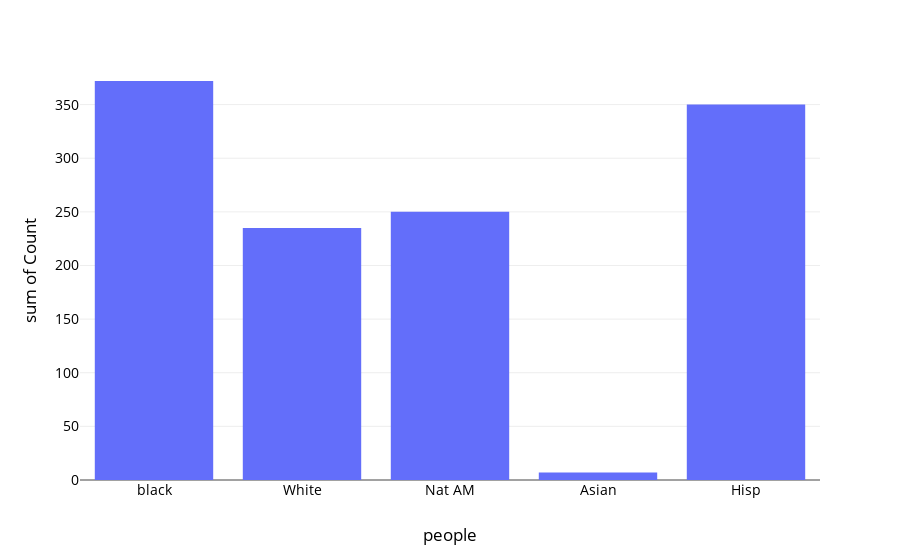

Write notebook code for a chart like this one.
### Code cell
fig = px.histogram(data, x='people',y='Count')
fig.update_layout(template=custom_template,)
fig.show()

### Figure 1 — Plotly figure (JSON) as saved in the notebook; plotly's stock layout.template omitted (floating-point values rounded to 4 significant figures)
{"data": [{"alignmentgroup": "True", "bingroup": "x", "histfunc": "sum", "hovertemplate": "people=%{x}<br>sum of Count=%{y}<extra></extra>", "legendgroup": "", "marker": {"color": "#636efa", "pattern": {"shape": ""}}, "name": "", "offsetgroup": "", "orientation": "v", "showlegend": false, "type": "histogram", "x": ["black", "White", "Nat AM", "Asian", "Hisp"], "xaxis": "x", "y": [372, 235, 250, 7, 350], "yaxis": "y"}], "layout": {"barmode": "relative", "legend": {"tracegroupgap": 0}, "margin": {"t": 60}, "xaxis": {"anchor": "y", "domain": [0, 1], "title": {"text": "people"}}, "yaxis": {"anchor": "x", "domain": [0, 1], "title": {"text": "sum of Count"}}}}
